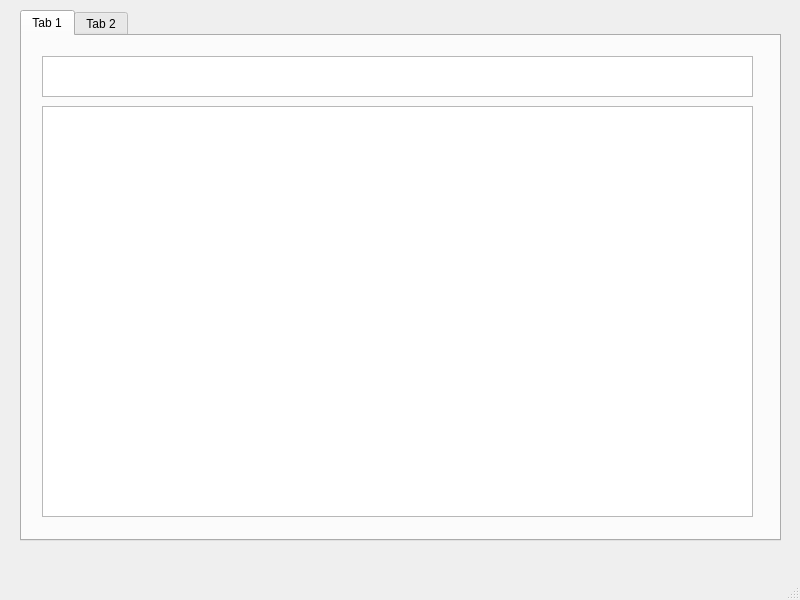
<?xml version="1.0" encoding="UTF-8"?>
<ui version="4.0">
 <class>MainWindow</class>
 <widget class="QMainWindow" name="MainWindow">
  <property name="geometry">
   <rect>
    <x>0</x>
    <y>0</y>
    <width>800</width>
    <height>600</height>
   </rect>
  </property>
  <property name="windowTitle">
   <string>MainWindow</string>
  </property>
  <widget class="QWidget" name="centralwidget">
   <widget class="QTabWidget" name="tabWidget">
    <property name="geometry">
     <rect>
      <x>20</x>
      <y>10</y>
      <width>761</width>
      <height>531</height>
     </rect>
    </property>
    <property name="currentIndex">
     <number>0</number>
    </property>
    <widget class="QWidget" name="tab">
     <attribute name="title">
      <string>Tab 1</string>
     </attribute>
     <widget class="QTextEdit" name="textEdit">
      <property name="geometry">
       <rect>
        <x>20</x>
        <y>20</y>
        <width>711</width>
        <height>41</height>
       </rect>
      </property>
     </widget>
     <widget class="QTextEdit" name="textEdit_2">
      <property name="geometry">
       <rect>
        <x>20</x>
        <y>70</y>
        <width>711</width>
        <height>411</height>
       </rect>
      </property>
     </widget>
    </widget>
    <widget class="QWidget" name="tab_2">
     <attribute name="title">
      <string>Tab 2</string>
     </attribute>
     <widget class="QTextEdit" name="textEdit_3">
      <property name="geometry">
       <rect>
        <x>20</x>
        <y>20</y>
        <width>711</width>
        <height>41</height>
       </rect>
      </property>
     </widget>
     <widget class="QTextEdit" name="textEdit_4">
      <property name="geometry">
       <rect>
        <x>20</x>
        <y>70</y>
        <width>711</width>
        <height>411</height>
       </rect>
      </property>
     </widget>
    </widget>
   </widget>
  </widget>
  <widget class="QMenuBar" name="menubar">
   <property name="geometry">
    <rect>
     <x>0</x>
     <y>0</y>
     <width>800</width>
     <height>30</height>
    </rect>
   </property>
  </widget>
  <widget class="QStatusBar" name="statusbar"/>
 </widget>
 <resources/>
 <connections>
  <connection>
   <sender>textEdit</sender>
   <signal>textChanged()</signal>
   <receiver>textEdit_2</receiver>
   <slot>update()</slot>
   <hints>
    <hint type="sourcelabel">
     <x>438</x>
     <y>108</y>
    </hint>
    <hint type="destinationlabel">
     <x>464</x>
     <y>309</y>
    </hint>
   </hints>
  </connection>
  <connection>
   <sender>textEdit_3</sender>
   <signal>textChanged()</signal>
   <receiver>textEdit_4</receiver>
   <slot>update()</slot>
   <hints>
    <hint type="sourcelabel">
     <x>146</x>
     <y>111</y>
    </hint>
    <hint type="destinationlabel">
     <x>152</x>
     <y>170</y>
    </hint>
   </hints>
  </connection>
 </connections>
</ui>
